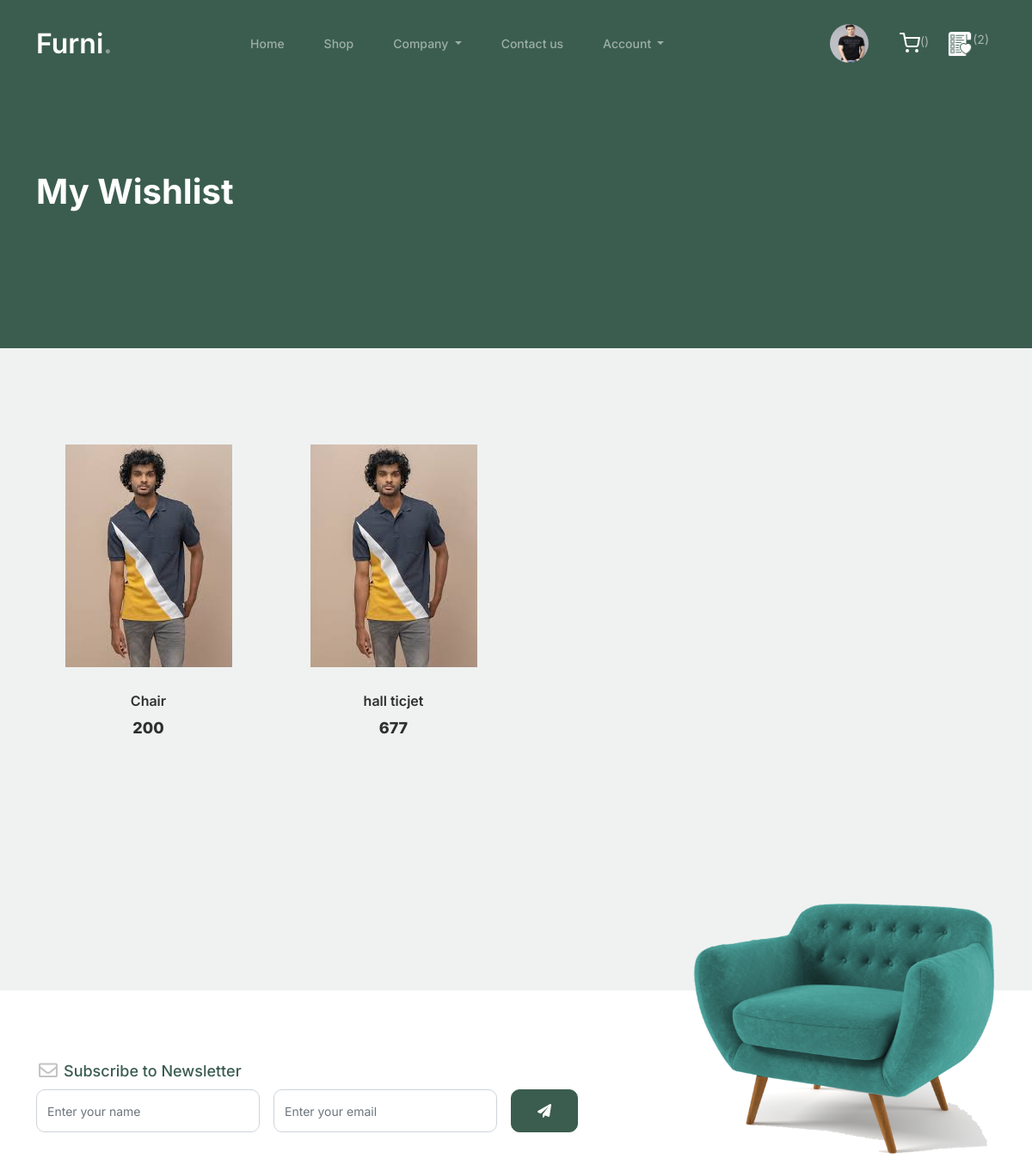
Before: /wishlist (signed in, upper part) with the older database file.
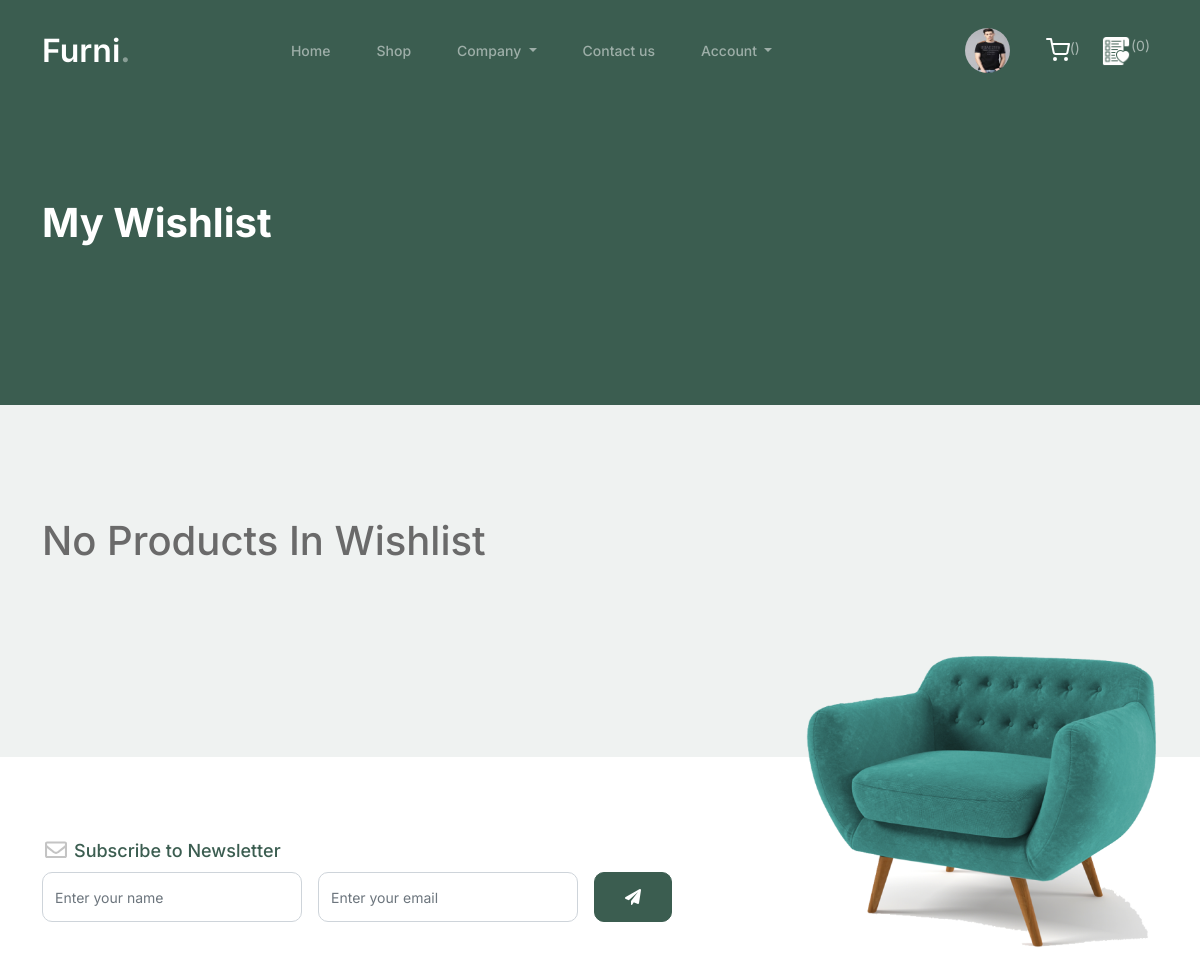
After: the same page with the newer database file.
### myapp/models.py (models this page shows, shortened)
class Wishlist(models.Model):
    user=models.ForeignKey(User,on_delete=models.CASCADE)
    product=models.ForeignKey(Product,on_delete=models.CASCADE)
    time=models.DateTimeField(default=timezone.now)

class Product(models.Model):
    category=(
        ("Chair","Chair"),
        ("Sofa","Sofa"),
        ("Bed","Bed"),
        ("Table","Table"),
    )
    seller=models.ForeignKey(User,on_delete=models.CASCADE)
    product_category=models.CharField(max_length=100,choices=category)
    product_name=models.CharField(max_length=100)
    product_price=models.PositiveIntegerField()
    product_desc=models.TextField()
    product_image=models.ImageField(upload_to="product_images/")

### myapp/views.py (the view)
# urls.py: path('wishlist',views.wishlist,name='wishlist'),
def wishlist(request):
    user=User.objects.get(email=request.session['email'])
    wishlists=Wishlist.objects.filter(user=user)
    request.session['wishlist_count']=len(wishlists)
    return render(request,'wishlist.html',{'wishlists':wishlists})

### myapp/templates/wishlist.html (shortened to what this page needs)
{% extends 'header.html' %}
{% load static %}
{% block content %}
<!doctype html>
<html lang="en">
<head>
</head>
	<body>
			<div class="hero">
				<div class="container">
					<div class="row justify-content-between">
						<div class="col-lg-5">
							<div class="intro-excerpt">
								<h1>My Wishlist</h1>
							</div>
						</div>
						<div class="col-lg-7">
						</div>
					</div>
				</div>
			</div>
		<div class="untree_co-section product-section before-footer-section">
		    <div class="container">
		      	<div class="row">
                    {% if wishlists %}
        {% for i in wishlists %}
					<div class="col-12 col-md-4 col-lg-3 mb-5">
						<a class="product-item" href="{% url "product-details" pk=i.pk %}">
							<img src="{{i.product.product_image.url}}" class="img-fluid product-thumbnail">
							<h3 class="product-title">{{i.product.product_name}}</h3>
							<strong class="product-price">{{i.product.product_price}}</strong>
						</a>
					</div>
                      {% endfor %}
        {% else %}
        <h1 style="margin:0 auto;">No Products In Wishlist</h1>
        {% endif %}
		      	</div>
		    </div>
		</div>
	</body>
</html>
{% endblock %}

Changed rows visible on the page:
removed Wishlist: product.product_image (picture), product.product_name "Chair", product.product_price "200"
removed Wishlist: product.product_image (picture), product.product_name "hall ticjet", product.product_price "677"
Other visible differences:
{{ request.session.wishlist_count }}: "2" → "0"
text now shown: "No Products In Wishlist"
